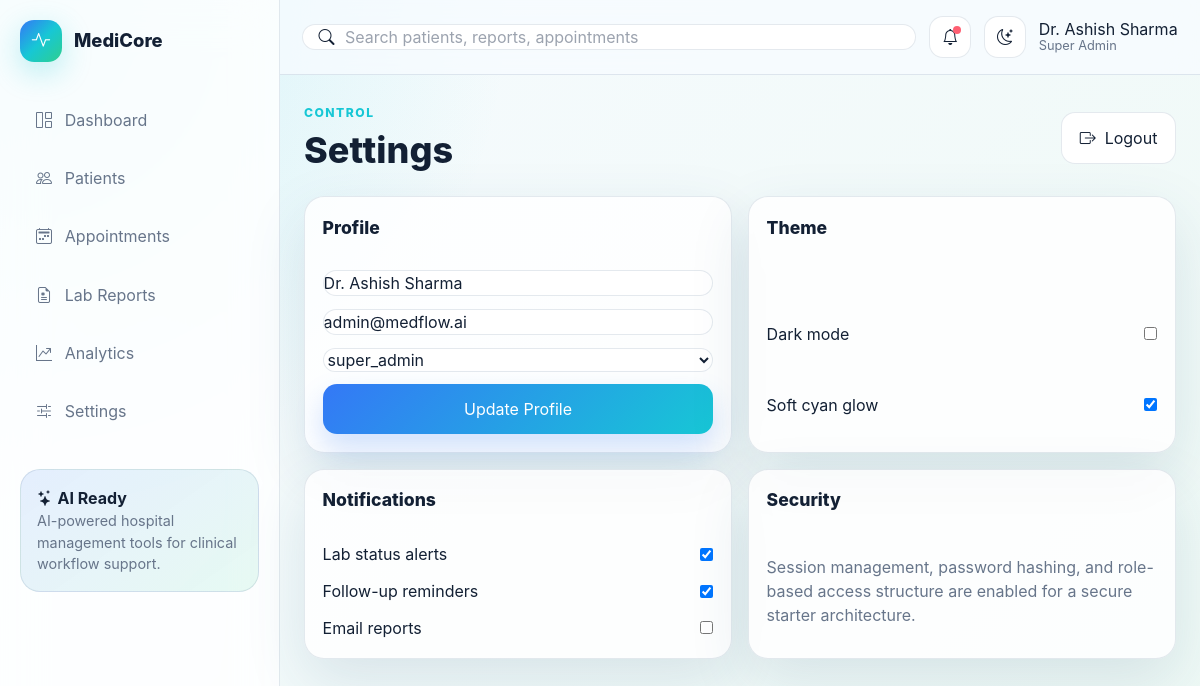
The app's page /settings (signed in) with its own data.
### tables this page shows
CREATE TABLE users (
            id INTEGER PRIMARY KEY AUTOINCREMENT,
            name TEXT NOT NULL,
            email TEXT NOT NULL UNIQUE,
            password_hash TEXT NOT NULL,
            role TEXT NOT NULL
        , doctor_name TEXT, patient_id INTEGER, is_active BOOLEAN DEFAULT 1, created_at DATETIME);

### app.py (the view)
@app.route("/settings")
@login_required
def settings():
    return render_template("settings.html")

### app.py (called while the page is built, shortened)
def get_db():
    if "db" not in g:
        g.db = sqlite3.connect(DB_PATH)
        g.db.row_factory = sqlite3.Row
    return g.db

def query(sql, args=(), one=False):
    cur = get_db().execute(sql, args)
    rows = cur.fetchall()
    cur.close()
    return (rows[0] if rows else None) if one else rows

@app.before_request
def before_request():
    if not app.config.get("_DB_READY"):
        init_db()
        app.config["_DB_READY"] = True

def current_user():
    if "user_id" not in session:
        return None
    return query("SELECT * FROM users WHERE id = ?", (session["user_id"],), one=True)

def role_label(role):
    return ROLE_LABELS.get(role, role.replace("_", " ").title())

def login_required(view):
    @wraps(view)
    def wrapped(*args, **kwargs):
        if "user_id" not in session:
            return redirect(url_for("login"))
        return view(*args, **kwargs)
    return wrapped

def nav_items_for(user):
    if not user:
        return []
    if user["role"] == ROLE_SUPER_ADMIN:
        return [
            ("Dashboard", "bi-grid-1x2", "dashboard"),
            ("Patients", "bi-people", "patients"),
            ("Appointments", "bi-calendar2-week", "appointments"),
            ("Lab Reports", "bi-file-earmark-medical", "lab_reports"),
            ("Analytics", "bi-graph-up-arrow", "analytics"),
            ("Settings", "bi-sliders2", "settings"),
        ]

@app.context_processor
def inject_globals():
    user = current_user()
    return {
        "current_user": user,
        "nav_items": nav_items_for(user),
        "now": datetime.now(),
        "role_label": role_label,
    }

### templates/settings.html (shortened to what this page needs)
{% extends "base.html" %}
{% block content %}
<div class="page-head"><div><span class="eyebrow">Control</span><h1>Settings</h1></div><a class="btn-secondary" href="{{ url_for('logout') }}"><i class="bi bi-box-arrow-right"></i> Logout</a></div>
<div class="settings-grid">
    <section class="panel"><h2>Profile</h2><input value="{{ current_user.name }}"><input value="{{ current_user.email }}"><select><option>{{ current_user.role }}</option><option>Doctor</option><option>Lab Technician</option><option>Receptionist</option></select><button class="btn-primary">Update Profile</button></section>
    <section class="panel"><h2>Theme</h2><label class="toggle-row"><span>Dark mode</span><input type="checkbox" id="settingsTheme"></label><label class="toggle-row"><span>Soft cyan glow</span><input type="checkbox" checked></label></section>
    <section class="panel"><h2>Notifications</h2><label class="toggle-row"><span>Lab status alerts</span><input type="checkbox" checked></label><label class="toggle-row"><span>Follow-up reminders</span><input type="checkbox" checked></label><label class="toggle-row"><span>Email reports</span><input type="checkbox"></label></section>
    <section class="panel"><h2>Security</h2><p>Session management, password hashing, and role-based access structure are enabled for a secure starter architecture.</p></section>
</div>
{% endblock %}

### templates/base.html (shortened to what this page needs)
<!doctype html>
<html lang="en">
<head>
    <script src="https://cdn.tailwindcss.com"></script>
    <link rel="stylesheet" href="https://cdn.jsdelivr.net/npm/bootstrap-icons@1.11.3/font/bootstrap-icons.min.css">
    <link rel="stylesheet" href="{{ url_for('static', filename='css/styles.css') }}">
</head>
<body class="app-shell">
    <aside class="sidebar" id="sidebar">
        <a class="brand" href="{{ url_for('dashboard') }}">
            <span class="brand-mark"><i class="bi bi-activity"></i></span>
            <span>MediCore</span>
        </a>
        <nav class="nav-list">
            {% for label, icon, endpoint in nav_items %}
            <a href="{{ url_for(endpoint) }}"><i class="bi {{ icon }}"></i> {{ label }}</a>
            {% endfor %}
        </nav>
        {% if current_user and current_user.role in ['super_admin', 'doctor'] %}
        <a class="ai-card ai-card-link" href="{{ url_for('ai_tools') }}">
            <i class="bi bi-stars"></i>
            <strong>AI Ready</strong>
            <p>AI-powered hospital management tools for clinical workflow support.</p>
        </a>
        {% endif %}
    </aside>
    <main class="main">
        <header class="topbar">
            <div class="search-box">
                <i class="bi bi-search"></i>
                <input type="search" placeholder="Search patients, reports, appointments">
            </div>
            <button class="icon-btn" aria-label="Notifications"><i class="bi bi-bell"></i><span class="dot"></span></button>
            <button class="icon-btn" id="themeToggle" aria-label="Toggle dark mode"><i class="bi bi-moon-stars"></i></button>
            <div class="profile">
                <span>{{ current_user.name if current_user else 'Guest' }}</span>
                <small>{{ role_label(current_user.role) if current_user else 'Visitor' }}</small>
            </div>
        </header>
        <section class="page-content fade-in">
            {% block content %}{% endblock %}
        </section>
    </main>
</body>
</html>

### records on screen
users: name "Dr. Ashish Sharma", role "Super Admin", email "admin@medflow.ai", role "super_admin"

### other values on screen
{{ label }} "Dashboard" "Patients" "Appointments" "Lab Reports" "Analytics" "Settings"
